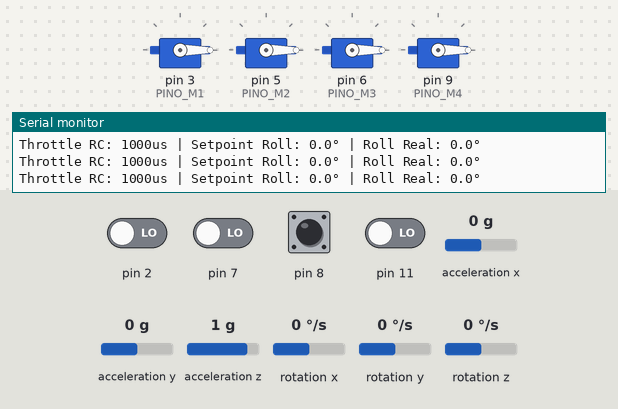
Simulated run of this sketch. Board: Arduino Uno, built with avr-gcc and run on an emulated ATmega328P. On the bench: 4 × servo, the last lines printed to the serial monitor. The inputs (shaded band) are chosen by the test bench; at power-on: pin 2, pin 7, pin 8, pin 11 LOW, acceleration y 0 g, rotation x 0 °/s, rotation y 0 °/s, acceleration x 0 g, acceleration z 1 g, rotation z 0 °/s.

Above: at 3.3 s.
3.4 s: acceleration y set to -1.4 g
6.4 s: rotation x set to -192 °/s
9.4 s: pin 8 pulsed HIGH 2 times (0.12 s each, 0.3 s apart)
At 10.22 s:
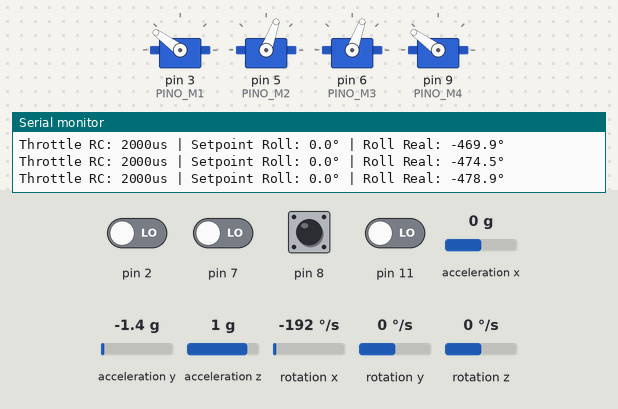
At 12.32 s:
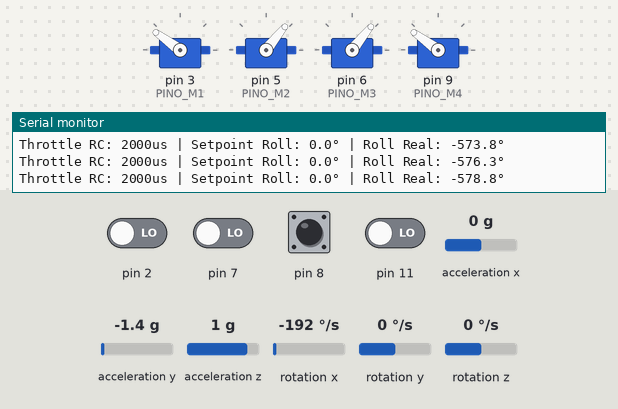
12.4 s: rotation x set to 100 °/s
15.4 s: acceleration y set to 0.8 g
At 17.65 s:
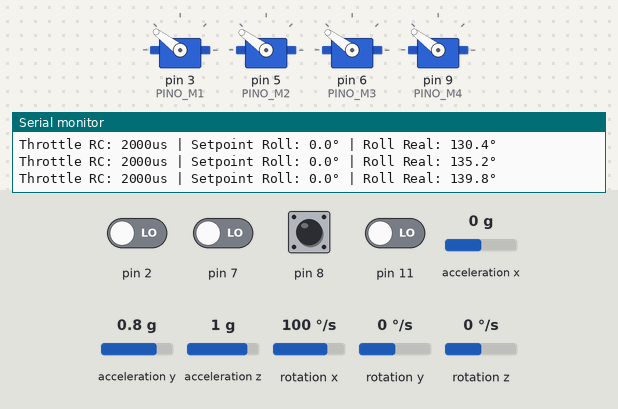
18.4 s: rotation y set to -192 °/s
At 25.19 s:
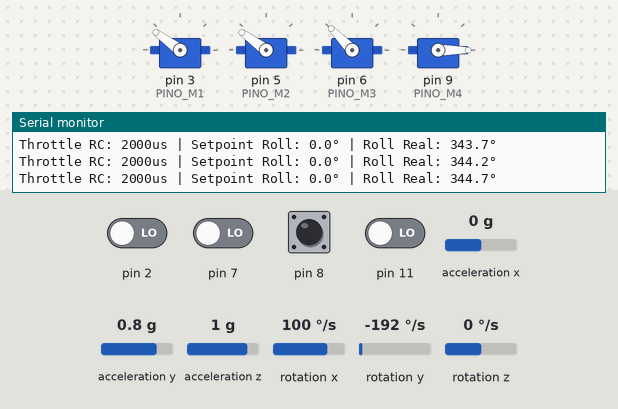
Timing chart, 0 to 25.5 s (numbered marks = the images above; inputs shaded):
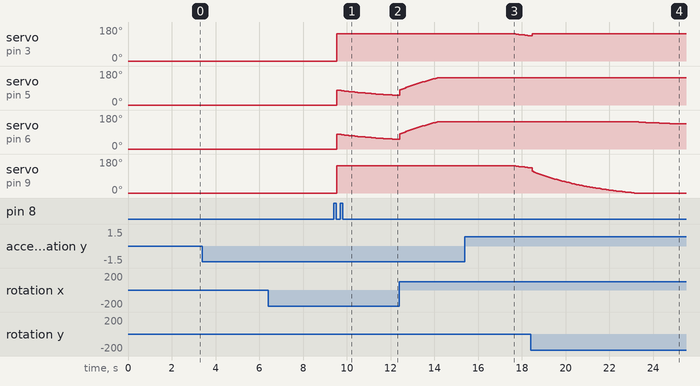

The sketch:

Pololu_dados_Roll-Pitch-Yaw_Compensado_Zona-morta.ino
```cpp
#include <Wire.h>
#include <Servo.h>
#include <LSM303.h>
#include <L3G.h>

LSM303 compass;
L3G gyro;

// Declaração dos 4 ESCs / Motores
Servo motor1; // Frente-Esquerda (Pino 3)
Servo motor2; // Frente-Direita (Pino 5)
Servo motor3; // Trás-Direita (Pino 6)
Servo motor4; // Trás-Esquerda (Pino 9)

const int PINO_M1 = 3, PINO_M2 = 5, PINO_M3 = 6, PINO_M4 = 9;

// --- VARIÁVEIS DO RECEPTOR RC (MICROSEGUNDOS) ---
volatile uint16_t rc_ch1_raw = 1500; // Roll
volatile uint16_t rc_ch2_raw = 1500; // Pitch
volatile uint16_t rc_ch3_raw = 1000; // Throttle
volatile uint16_t rc_ch4_raw = 1500; // Yaw

// Temporizadores para medir o comprimento dos pulsos
uint32_t timer_ch1 = 0, timer_ch2 = 0, timer_ch3 = 0, timer_ch4 = 0;

// Variáveis da IMU
float roll_filtrado = 0.0, pitch_filtrado = 0.0;
float gyroX_offset = 0.0, gyroY_offset = 0.0;
float roll_tare = 0.0, pitch_tare = 0.0;
unsigned long tempo_anterior = 0;

// Ganhos PID
float Kp_roll = 1.2, Ki_roll = 0.01, Kd_roll = 0.5;
float Kp_pitch = 1.2, Ki_pitch = 0.01, Kd_pitch = 0.5;

float erro_roll = 0, erro_anterior_roll = 0, integral_roll = 0;
float erro_pitch = 0, erro_anterior_pitch = 0, integral_pitch = 0;

// =========================================================================
// INTERRUPÇÕES DO RECEPTOR RC (LEITURA EM SEGUNDO PLANO)
// =========================================================================

// Interrupção no Pino 2 (CH1 - Roll)
void ISR_CH1() {
  if (digitalRead(2) == HIGH) timer_ch1 = micros();
  else if (timer_ch1 > 0) rc_ch1_raw = micros() - timer_ch1;
}

// Interrupções gerais para os pinos 7, 8 e 11
ISR(PCINT2_vect) { // Pino 7 (CH2 - Pitch)
  if (digitalRead(7) == HIGH) timer_ch2 = micros();
  else if (timer_ch2 > 0) rc_ch2_raw = micros() - timer_ch2;
}

ISR(PCINT0_vect) { // Pinos 8 (CH3 - Throttle) e 11 (CH4 - Yaw)
  uint32_t agora = micros();
  // Pino 8
  if (digitalRead(8) == HIGH) timer_ch3 = agora;
  else if (timer_ch3 > 0) rc_ch3_raw = agora - timer_ch3;

  // Pino 11
  if (digitalRead(11) == HIGH) timer_ch4 = agora;
  else if (timer_ch4 > 0) rc_ch4_raw = agora - timer_ch4;
}

void setup() {
  Serial.begin(9600);
  Wire.begin();

  // Configura Pinos do Receptor como Entrada
  pinMode(2, INPUT);
  pinMode(7, INPUT);
  pinMode(8, INPUT);
  pinMode(11, INPUT);

  // Ativa Interrupção Externa no Pino 2
  attachInterrupt(digitalPinToInterrupt(2), ISR_CH1, CHANGE);

  // Ativa Interrupções Pin Change para os Pinos 7, 8 e 11
  PCICR  |= (1 << PCIE2) | (1 << PCIE0); // Habilita Banco PCINT2 (Pino 7) e PCINT0 (Pinos 8 e 11)
  PCMSK2 |= (1 << PCINT23);             // Pino 7
  PCMSK0 |= (1 << PCINT0) | (1 << PCINT3); // Pinos 8 e 11

  // Associa ESCs
  motor1.attach(PINO_M1, 1000, 2000);
  motor2.attach(PINO_M2, 1000, 2000);
  motor3.attach(PINO_M3, 1000, 2000);
  motor4.attach(PINO_M4, 1000, 2000);

  pararMotores();

  if (!compass.init() || !gyro.init()) {
    Serial.println("ERRO: Falha na IMU Pololu!");
    while (1);
  }

  compass.enableDefault();
  gyro.enableDefault();

  delay(1000);

  // 1. Calibração do Giroscópio
  long sumX = 0, sumY = 0;
  for (int i = 0; i < 100; i++) {
    gyro.read();
    sumX += gyro.g.x;
    sumY += gyro.g.y;
    delay(10);
  }
  gyroX_offset = (sumX / 100.0) * 0.00875;
  gyroY_offset = (sumY / 100.0) * 0.00875;

  // 2. Tara Inicial da IMU
  compass.read();
  float ax = compass.a.x, ay = compass.a.y, az = compass.a.z;
  roll_tare = atan2(ay, az) * 180.0 / M_PI;
  pitch_tare = atan2(-ax, sqrt(ay * ay + az * az)) * 180.0 / M_PI;

  tempo_anterior = micros();
  Serial.println("Receptor e IMU Inicializados!");
}

void loop() {
  // 1. Cálculo do Delta Time (dt)
  unsigned long tempo_atual = micros();
  float dt = (tempo_atual - tempo_anterior) / 1000000.0;
  tempo_anterior = tempo_atual;
  if (dt <= 0) dt = 0.001;

  // 2. Leitura dos Sensores
  compass.read();
  gyro.read();

  // --- FILTRO COMPLEMENTAR DA IMU ---
  float ax = compass.a.x, ay = compass.a.y, az = compass.a.z;
  float roll_acc = (atan2(ay, az) * 180.0 / M_PI) - roll_tare;
  float pitch_acc = (atan2(-ax, sqrt(ay * ay + az * az)) * 180.0 / M_PI) - pitch_tare;

  float gx = (gyro.g.x * 0.00875) - gyroX_offset;
  float gy = (gyro.g.y * 0.00875) - gyroY_offset;

  const float alpha = 0.98;
  roll_filtrado = alpha * (roll_filtrado + gx * dt) + (1.0 - alpha) * roll_acc;
  pitch_filtrado = alpha * (pitch_filtrado + gy * dt) + (1.0 - alpha) * pitch_acc;

  // --- CONVERSÃO DOS SINAIS DO RÁDIO RC EM SETPOINTS ---
  // Limita a leitura física do rádio caso haja ruído
  int rc_roll  = constrain(rc_ch1_raw, 1000, 2000);
  int rc_pitch = constrain(rc_ch2_raw, 1000, 2000);
  int rc_throt = constrain(rc_ch3_raw, 1000, 2000);

  // Mapeia os Sticks de Roll e Pitch para Setpoints de ângulo entre -30° e +30°
  float setpoint_roll  = map(rc_roll, 1000, 2000, -30, 30);
  float setpoint_pitch = map(rc_pitch, 1000, 2000, -30, 30);

  // Aplica uma zona morta central nos sticks (entre 1480us e 1520us = 0 graus)
  if (abs(rc_roll - 1500) < 20) setpoint_roll = 0.0;
  if (abs(rc_pitch - 1500) < 20) setpoint_pitch = 0.0;

  // --- CÁLCULO DO CONTROLADOR PID ---
  erro_roll = setpoint_roll - roll_filtrado;
  integral_roll = constrain(integral_roll + (erro_roll * dt), -100, 100);
  float deriv_roll = (erro_roll - erro_anterior_roll) / dt;
  float output_roll = (Kp_roll * erro_roll) + (Ki_roll * integral_roll) + (Kd_roll * deriv_roll);
  erro_anterior_roll = erro_roll;

  erro_pitch = setpoint_pitch - pitch_filtrado;
  integral_pitch = constrain(integral_pitch + (erro_pitch * dt), -100, 100);
  float deriv_pitch = (erro_pitch - erro_anterior_pitch) / dt;
  float output_pitch = (Kp_pitch * erro_pitch) + (Ki_pitch * integral_pitch) + (Kd_pitch * deriv_pitch);
  erro_anterior_pitch = erro_pitch;

  // --- MISTURA DOS MOTORES (MIXER QUAD-X) ---
  // Apenas aciona se o stick de aceleração (Throttle) estiver acima do mínimo de segurança
  if (rc_throt > 1100) {
    int pwm_m1 = rc_throt + output_pitch + output_roll;
    int pwm_m2 = rc_throt + output_pitch - output_roll;
    int pwm_m3 = rc_throt - output_pitch - output_roll;
    int pwm_m4 = rc_throt - output_pitch + output_roll;

    motor1.writeMicroseconds(constrain(pwm_m1, 1000, 1800));
    motor2.writeMicroseconds(constrain(pwm_m2, 1000, 1800));
    motor3.writeMicroseconds(constrain(pwm_m3, 1000, 1800));
    motor4.writeMicroseconds(constrain(pwm_m4, 1000, 1800));
  } else {
    // Se o Throttle estiver totalmente abaixado, zera as integrais e desliga os motores
    integral_roll = 0;
    integral_pitch = 0;
    pararMotores();
  }

  // Debug Serial
  Serial.print("Throttle RC: "); Serial.print(rc_throt);
  Serial.print("us | Setpoint Roll: "); Serial.print(setpoint_roll, 1);
  Serial.print("° | Roll Real: "); Serial.print(roll_filtrado, 1);
  Serial.println("°");

  delay(10);
}

void pararMotores() {
  motor1.writeMicroseconds(1000);
  motor2.writeMicroseconds(1000);
  motor3.writeMicroseconds(1000);
  motor4.writeMicroseconds(1000);
}
```

Measured:
- after the input at 9.4 s, servo on pin 3 (PINO_M1), servo on pin 9 (PINO_M4): 0° → 144° after 0.14 s
- after the input at 15.4 s, servo on pin 3 (PINO_M1), servo on pin 9 (PINO_M4): moves from 144° to 134° over 0.81 s, starting after 2.2 s
- after the input at 18.4 s, servo on pin 6 (PINO_M3): moves from 144° to 133° over 2.2 s, starting after 4.7 s
